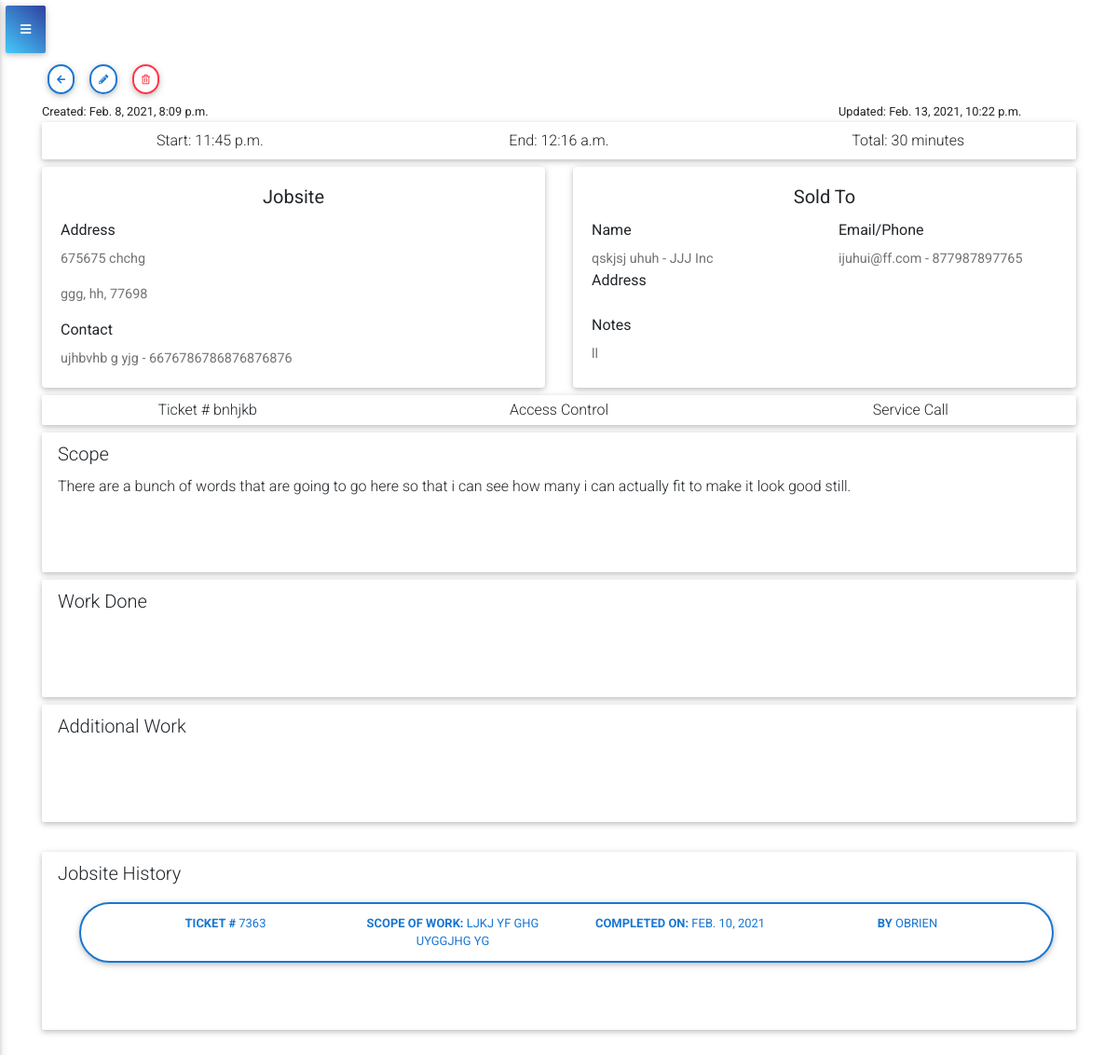
Screenshot of /ticket/bnhjkb/ (signed in) with the database file from the repository.
### ticket/models.py (models this page shows, shortened)
class Ticket(models.Model):
    ticket_number = models.CharField(primary_key=True, max_length=10)
    t_customer = models.ForeignKey(Customer,null=True, on_delete=models.SET_NULL)
    t_jobsite = models.ForeignKey(Jobsite, null=True, on_delete=models.SET_NULL)
    stop = models.CharField(choices=STOP, max_length=254, default='1st')
    assigned = models.ManyToManyField(AccountUser, blank=True)
    department = models.ForeignKey(ServiceProvided,null=True, on_delete=models.SET_NULL)
    t_type = models.ForeignKey(TicketType,null=True, on_delete=models.SET_NULL)
    scope = models.TextField()
    repair_notes = models.TextField(blank=True)
    additional_work = models.TextField(blank=True)
    schedule = models.DateField(default=datetime.date.today)
    start_job = models.BooleanField(default=False)
    completed = models.BooleanField(default=False)
    created_at = models.DateTimeField(auto_now_add=True)
    updated_at = models.DateTimeField(auto_now=True)
    start_time = models.DateTimeField(blank=True,null=True)
    end_time = models.DateTimeField(blank=True,null=True)
    account = models.ForeignKey(AccountCompany, on_delete=models.CASCADE)

class ServiceProvided(models.Model):
    name = models.CharField(max_length=100)
    account = models.ForeignKey(AccountCompany, on_delete=models.CASCADE)
    def __str__(self):
        return self.name

class TicketType(models.Model):
    name = models.CharField(max_length=100)
    account = models.ForeignKey(AccountCompany, on_delete=models.CASCADE)
    def __str__(self):
        return self.name

### customer/models.py (models this page shows, shortened)
class Jobsite(models.Model):
    address1 = models.CharField(max_length=100)
    address2 = models.CharField(max_length=100, blank=True)
    city = models.CharField(max_length=100)
    state = models.CharField(max_length=2)
    zip_code = models.PositiveIntegerField()
    contact_name = models.CharField(max_length=100)
    contact_phone = PhoneField()
    account = models.ForeignKey(AccountCompany, on_delete=models.CASCADE)

class Customer(models.Model):
    fname = models.CharField(max_length=50)
    lname = models.CharField(max_length=50)
    email = models.EmailField()
    phone_number = PhoneField()
    company = models.ForeignKey(Company,null=True, on_delete=models.SET_NULL)
    note = models.TextField()
    account = models.ForeignKey(AccountCompany, on_delete=models.CASCADE)

class Company(models.Model):
    name = models.CharField(max_length=100)
    address1 = models.CharField(max_length=100)
    address2 = models.CharField(max_length=100, blank=True)
    city = models.CharField(max_length=100)
    state = models.CharField(max_length=2)
    zip_code = models.PositiveIntegerField()
    account = models.ForeignKey(AccountCompany, on_delete=models.CASCADE)
    def __str__(self):
        return self.name

### accounts/models.py (models this page shows)
class AccountUser(models.Model):
    user = models.OneToOneField(User, on_delete=models.CASCADE)
    account = models.ForeignKey(AccountCompany, on_delete=models.CASCADE)
    company = models.CharField(max_length=100, blank=True)
    role = models.CharField(choices=ROLES, max_length=20, null=True, default='Tech')
    def __str__(self):
        return str(self.user.username)

### ticket/views.py (the view)
# urls.py: path('ticket/<pk>/', views.TicketDetailView.as_view(), name='ticket_detail'),
class TicketDetailView(LoginRequiredMixin, DetailView):
    context_object_name = 'ticket'
    model = Ticket
    template_name = 'ticket/ticket_detail.html'
    def get_context_data(self, **kwargs):
        context = super().get_context_data(**kwargs)
        context['ticket_count'] = ticket_count(self.request)
        context['tech_ticket_count'] = tech_ticket_count(self.request)
        context['todays_tickets'] = todays_tickets(self.request)
        context['tech_todays_tickets'] = tech_todays_tickets(self.request)
        context['todays_tickets_count'] = todays_tickets_count(self.request)
        context['in_progress_count'] = in_progress_count(self.request)
        context['completed_today_tickets_count'] = completed_today_tickets_count(self.request)
        context['tech_todays_tickets_count'] = tech_todays_tickets_count(self.request)
        context['tech_completed_today_tickets_count'] = tech_completed_today_tickets_count(self.request)
        context['history'] = Ticket.objects.filter(t_jobsite=self.get_object().t_jobsite, account=self.request.user.accountuser.account, completed=True).order_by('end_time')
        return context

### accounts/models.py (called while the page is built)
    def __str__(self):
        return self.company_name

### service_ticket_app/utils.py (called while the page is built)
def ticket_count(request):
    count = Ticket.objects.filter(account=request.user.accountuser.account).count()
    return count

def todays_tickets_count(request):
    todays_tickets_count = Ticket.objects.filter(account=request.user.accountuser.account, schedule=datetime.date.today()).count()
    return todays_tickets_count

def todays_tickets(request):
    todays_tickets = Ticket.objects.filter(account=request.user.accountuser.account, schedule=datetime.date.today())
    return todays_tickets

def in_progress_count(request):
    in_progress_count = Ticket.objects.filter(account=request.user.accountuser.account, schedule=datetime.date.today(),start_job=True,completed=False).count()
    return in_progress_count

def completed_today_tickets_count(request):
    completed_today_tickets_count = Ticket.objects.filter(account=request.user.accountuser.account, schedule=datetime.date.today(), start_job=True, completed=True).count()
    return completed_today_tickets_count

def tech_ticket_count(request):
    count = Ticket.objects.filter(account=request.user.accountuser.account, assigned=request.user.accountuser).count()
    return count

def tech_todays_tickets_count(request):
    tech_todays_tickets_count = Ticket.objects.filter(account=request.user.accountuser.account, schedule=datetime.date.today(), assigned=request.user.accountuser).count()
    return tech_todays_tickets_count

def tech_todays_tickets(request):
    tech_todays_tickets = Ticket.objects.filter(account=request.user.accountuser.account, assigned=request.user.accountuser, schedule=datetime.date.today())
    return tech_todays_tickets

def tech_completed_today_tickets_count(request):
    tech_completed_today_tickets_count = Ticket.objects.filter(account=request.user.accountuser.account, schedule=datetime.date.today(), start_job=True, completed=True, assigned=request.user.accountuser).count()
    return tech_completed_today_tickets_count

### ticket/templates/ticket/ticket_detail.html (shortened to what this page needs)
{% extends 'base.html' %}
{% load tz %}
{% block content %}
<div>
    {% if user.accountuser.role == 'Admin' %}
        <a href="{% url 'ticket_app:all_tickets' %}" type="button" class="btn btn-outline-blue btn-rounded btn-sm px-2">
            <i class="fas fa-arrow-left lt mt-0"></i>
        </a>
        <a href="{% url 'ticket_app:ticket_update' pk=ticket.ticket_number %}" type="button" class="btn btn-outline-blue btn-rounded btn-sm px-2">
            <i class="fas fa-pencil-alt lt mt-0"></i>
        </a>
        {% if ticket.ticket_number == '10001' %}
        {% else %}
            <a href="{% url 'ticket_app:ticket_delete' pk=ticket.ticket_number %}" type="button" class="btn btn-outline-danger btn-rounded btn-sm px-2">
                <i class="far fa-trash-alt mt-0"></i>
            </a>
        {% endif %}
    {% endif %}
    <div class="row justify-content-between">
        <div class="col-3">
            <small>
            {% localtime on %}
                Created: {{ ticket.created_at|localtime }}
            </small>
            {% endlocaltime %}
        </div>
        <div class="col-3 ml-auto">
            <small>
                Updated: {{ ticket.updated_at }}
            </small>
        </div>
    </div>
    <div class="jumbotron p-2 mb-2">
        <div class="row text-center">
        {% if not ticket.start_time %}
            <div class="col-12">
                Click <a href="{% url 'ticket_app:tech_ticket_update' pk=ticket.ticket_number %}" type="button" class="btn btn-outline-blue btn-rounded btn-sm px-2">
                    <i class="fas fa-play-circle lt mt-0"></i>
                </a> to start job.
            </div>
        {% else %}
            <div class="col-4">
            {% localtime on %}
                Start: {{ ticket.start_time|time }}
            {% endlocaltime %}
            </div>
            <div class="col-4">
            {% if not ticket.end_time %}
                Click <a href="{% url 'ticket_app:tech_ticket_update' pk=ticket.ticket_number %}" type="button" class="btn btn-outline-blue btn-rounded btn-sm px-2">
                    <i class="fas fa-flag-checkered lt mt-0"></i>
                </a> to complete job.
            {% else %}
            {% localtime on %}
                End:  {{ ticket.end_time|time }}
            {% endlocaltime %}
            {% endif %}
            </div>
            <div class="col-4">
                Total: {{ ticket.start_time|timesince:ticket.end_time}}
            </div>
        {% endif %}
        </div>
    </div>
</div>
<div class="row mb-2">
    <div class="col-md-6">
        <div class="card h-100">
            <div class="card-body">
                <h5 class="card-title text-center">
                    Jobsite
                </h5>
                <label for="card-text">Address</label>
                <p class="card-text">
                    {{ ticket.t_jobsite.address1 }} {{ ticket.t_jobsite.addres2 }}
                </p>
                <p class="card-text">
                    {{ ticket.t_jobsite.city }}, {{ ticket.t_jobsite.state }}, {{ ticket.t_jobsite.zip_code }}
                </p>
                <label for="card-text">Contact</label>
                <p class="card-text">
                    {{ ticket.t_jobsite.contact_name }} - {{ ticket.t_jobsite.contact_phone }}
                </p>
            </div>
        </div>
    </div>
    <div class="col-md-6">
        <div class="card h-100">
            <div class="card-body">
                <h5 class="card-title text-center">
                    Sold To
                </h5>
                <div class="row">
                    <div class="col-md">
                        <label>Name</label>
                        <p class="card-text">
                            {{ ticket.t_customer.fname }} {{ ticket.t_customer.lname }} - {{ ticket.t_customer.company}}
                        </p>
                    </div>
                    <div class="col-md">
                        <label> Email/Phone</label>
                        <p class="card-text">
                            {{ ticket.t_customer.email }} - {{ ticket.t_customer.phone_number }}
                        </p>
                    </div>
                </div>
                <div class='row'>
                    <div class="col-md">
                        <label>Address</label>
                    </div>
                </div>
                <label>Notes</label>
                <p class="card-text">
                    {{ ticket.t_customer.note }}
                </p>
            </div>
        </div>
    </div>
</div>
<div class="jumbotron p-1 mb-2">
    <div class="row text-center">
        <div class="col-4">
        Ticket # {{ ticket.ticket_number }}
        </div>
        <div class="col-4">
            {{ ticket.department }}
        </div>
        <div class="col-4">
            {{ ticket.t_type }} Call
        </div>
    </div>
</div>
<div class="jumbotron pt-2 mb-2">
    <div class="row">
        <label class="lead">
            Scope
        </label>
    </div>
    <div class="row">
        <p>
            {{ ticket.scope }}
        </p>
    </div>
</div>
<div class="jumbotron pt-2 mb-2">
    <div class="row">
        <label class="lead">
            Work Done
        </label>
    </div>
    <div class="row">
    </div>
</div>
<div class="jumbotron pt-2">
    <div class="row">
        <label class="lead">
            Additional Work
        </label>
    </div>
    <div class="row">
    </div>
</div>
<div class="jumbotron pt-2">
    <div class="row">
        <label class="lead">
           Jobsite History
        </label>
    </div>
    <div class="row">
    {% for h in history %}
        {% if h.ticket_number == ticket.ticket_number %}
        {% else %}
            <div class='col-12'>
                <a href="{% url 'ticket_app:ticket_detail' pk=h.ticket_number %}" type="button" class="btn btn-outline-blue btn-block btn-rounded m-2 px-5">
                <div class="row">
                    <div class="col-lg">
                        <b>Ticket  #</b> {{ h.ticket_number }}
                    </div>
                    <div class="col-lg">
                    <b>Scope of work:</b> {{ h.scope|truncatechars:50 }}
                    </div>
                    <div class="col-lg">
                        <b>Completed on:</b> {{ h.end_time|date }}
                    </div>
                    <div class="col-lg">
                        <b>by</b>
                        {% for t in h.assigned.all%}
                            {{t}}
                        {% endfor %}
                    </div>
                </div>
                </a>
            </div>
        {% endif %}
    {% endfor %}
    </div>
</div>
{% endblock %}

### rows the page displays
Ticket: created_at "Feb. 8, 2021, 8:09 p.m.", updated_at "Feb. 13, 2021, 10:22 p.m.", start_time "11:45 p.m.", end_time "12:16 a.m.", start_time "30 minutes", t_jobsite.address1 "675675 chchg", t_jobsite.city "ggg", t_jobsite.state "hh", t_jobsite.zip_code "77698", t_jobsite.contact_name "ujhbvhb g yjg", t_jobsite.contact_phone "6676786786876876876", t_customer.fname "qskjsj", t_customer.lname "uhuh", t_customer.company "JJJ Inc", t_customer.email "ijuhui@ff.com", t_customer.phone_number "877987897765", t_customer.note "ll", ticket_number "bnhjkb", department "Access Control", t_type "Service", scope "There are a bunch of words that are going to go here so that i can see how many i can actually fit to make it look good still."
Ticket: ticket_number "7363", scope "LJKJ YF GHG UYGGJHG YG", end_time "FEB. 10, 2021"
AccountUser: user.username "OBRIEN"
